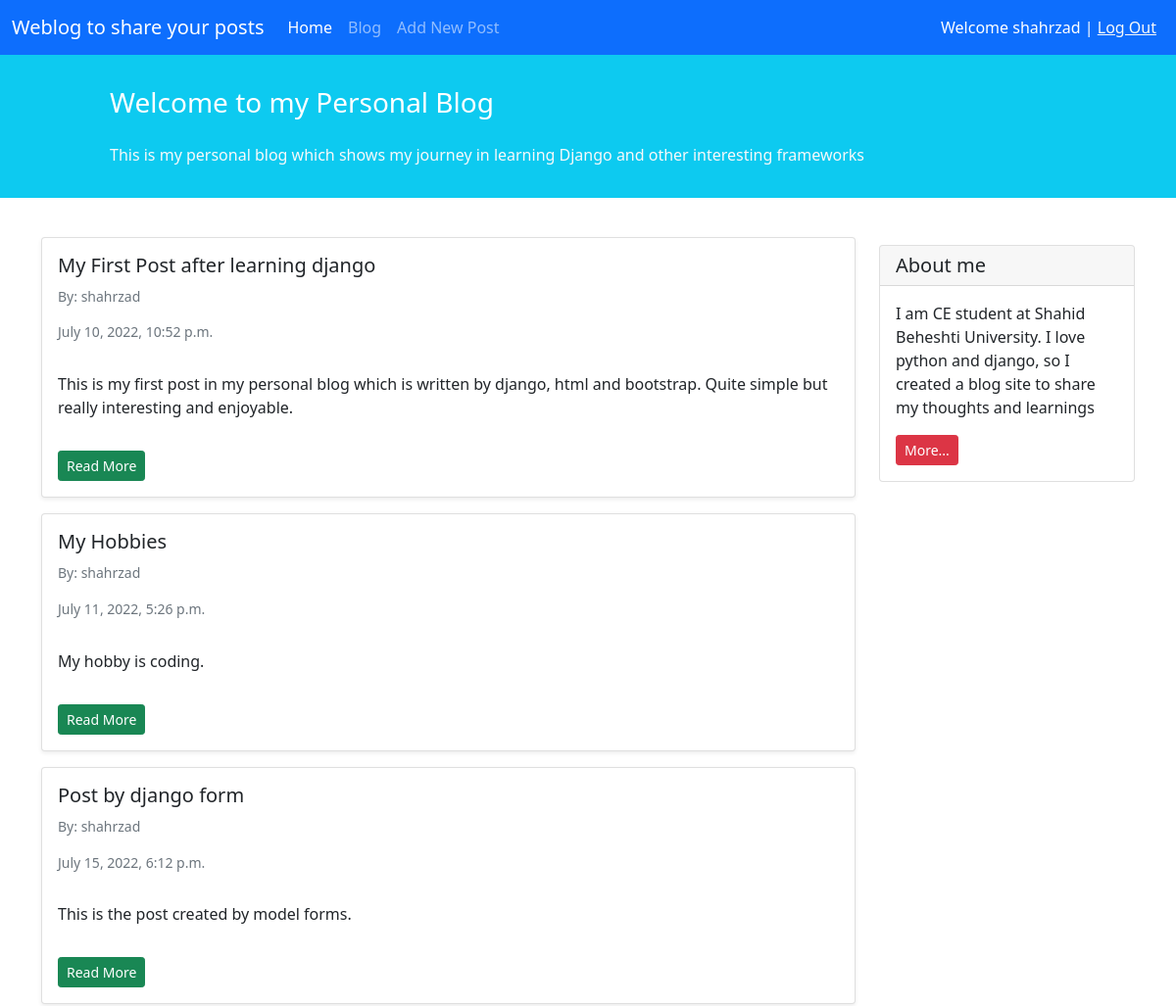
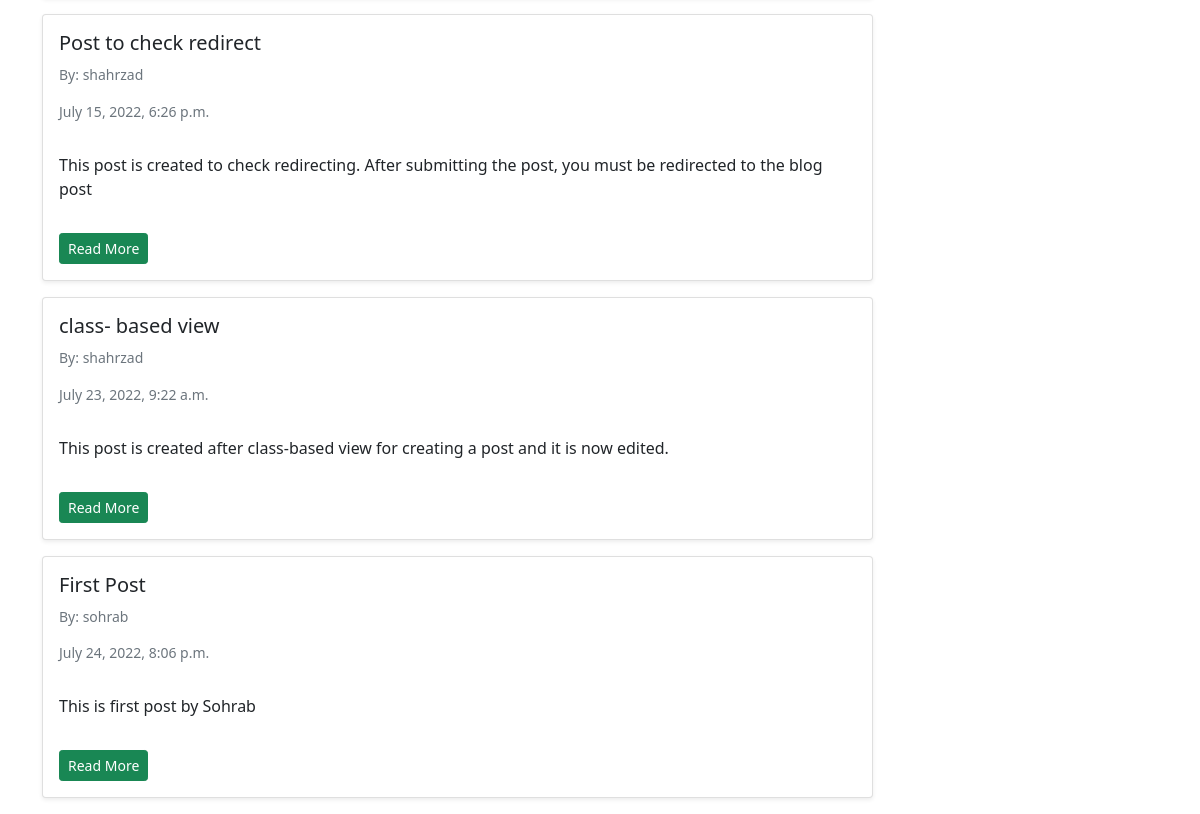
Page /blog/ (signed in) on the committed database (2 pictures, top to bottom).
### blog/models.py (models this page shows, shortened)
class Post(models.Model):
    STATUS_CHOICES = (
        ('pub', 'published'),
        ('drf', 'draft'),
    )
    title = models.CharField(max_length=100)
    text = models.TextField()
    author = models.ForeignKey('auth.User', on_delete=models.CASCADE)
    datetime_created = models.DateTimeField(auto_now_add=True)
    datetime_modified = models.DateTimeField(auto_now=True)
    status = models.CharField(max_length=3, choices=STATUS_CHOICES)

### blog/views.py (the view)
# urls.py: path('', views.PostListView.as_view(), name='posts_list'),
class PostListView(generic.ListView):
    model = Post
    template_name = 'blog/posts_list.html'
    context_object_name = 'posts_list'
    def get_queryset(self):
        return Post.objects.filter(status='pub').order_by('datetime_modified')

### blog/templates/blog/posts_list.html (shortened to what this page needs)
{% extends '_base.html' %}
{% block content %}
    <div class="container mt-4">
        <div class="row">
            <div class="col-9">
                {% for post in posts_list %}
                    <div class="card shadow-sm my-3">
                        <div class="card-body">
                            <h5 class="card-title">{{ post.title }}</h5>
                            <h6 class="card-subtitle mb-2 text-muted small py-2">By: {{ post.author }}</h6>
                            <h6 class="card-subtitle mb-2 text-muted small py-2">{{ post.datetime_created }}</h6>
                            <p class="card-text py-3">
                                {{ post.text }}
                            </p>
                            <a href="{% url 'post_detail' post.id %}" class="btn btn-sm btn-success">Read More</a>
                        </div>
                    </div>
                {% endfor %}
            </div>
            <div class="col-3">
                <div class="card my-4">
                    <h5 class="card-header">About me</h5>
                    <div class="card-body">
                        <p class="card-text">I am CE student at Shahid Beheshti University. I love python and django, so I created a blog site to share my
                            thoughts and learnings</p>
                        <a href="#"
                           class="btn btn-sm btn-danger">
                            More...
                        </a>
                    </div>
                </div>
            </div>
        </div>
    </div>
{% endblock content %}

### templates/_base.html (shortened to what this page needs)
<!doctype html>
<html lang="en">
<head>
    <link href="https://cdn.jsdelivr.net/npm/bootstrap@5.1.3/dist/css/bootstrap.min.css" rel="stylesheet"
>
</head>
<body>
    <nav class="navbar navbar-expand-lg navbar-dark bg-primary">
        <div class="container-fluid">
            <a class="navbar-brand" href="#">Weblog to share your posts</a>
            <div class="collapse navbar-collapse" id="navbarNavAltMarkup">
                <div class="navbar-nav">
                    <a class="nav-link active" aria-current="page" href="{% url 'posts_list' %}">Home</a>
                    <a class="nav-link" href="{% url 'posts_list' %}">Blog</a>
                    <a class="nav-link" href="{% url 'post_create' %}">Add New Post</a>
                </div>
            </div>
            <div class="mx-2 text-white">
                {% if user.is_authenticated %}
                    Welcome {{ user.username }} | <a class="text-light" href="{% url 'logout' %}">Log Out</a>
                {% else %}
                    <a class="text-light" href="{% url 'login' %}">Click to Log In</a> | <a class="text-light" href="{% url 'signup' %}">Click to Sign Up</a>
                {% endif %}
            </div>
        </div>
    </nav>
<div class="container-fluid bg-info">
    <div class="row py-3">
        <div class="col-md-8 col-md-10 mx-auto">
            <h3 class="my-4 mt-3 text-white">Welcome to my Personal Blog</h3>
            <p class="text-light">This is my personal blog which shows my journey in learning Django and other interesting frameworks</p>
        </div>
    </div>
</div>
    {% block content %}
    {% endblock %}
</body>
</html>

### rows in the picture
Post: title "My First Post after learning django", author "shahrzad", datetime_created "July 10, 2022, 10:52 p.m.", text "This is my first post in my personal blog which is written by django, html and bootstrap. Quite simple but really interesting and enjoyable."
Post: title "My Hobbies", author "shahrzad", datetime_created "July 11, 2022, 5:26 p.m.", text "My hobby is coding."
Post: title "Post by django form", author "shahrzad", datetime_created "July 15, 2022, 6:12 p.m.", text "This is the post created by model forms."
Post: title "Post to check redirect", author "shahrzad", datetime_created "July 15, 2022, 6:26 p.m.", text "This post is created to check redirecting. After submitting the post, you must be redirected to the blog post"
Post: title "class- based view", author "shahrzad", datetime_created "July 23, 2022, 9:22 a.m.", text "This post is created after class-based view for creating a post and it is now edited."
Post: title "First Post", author "sohrab", datetime_created "July 24, 2022, 8:06 p.m.", text "This is first post by Sohrab"

### other values in the picture
{{ user.username }} "shahrzad"
